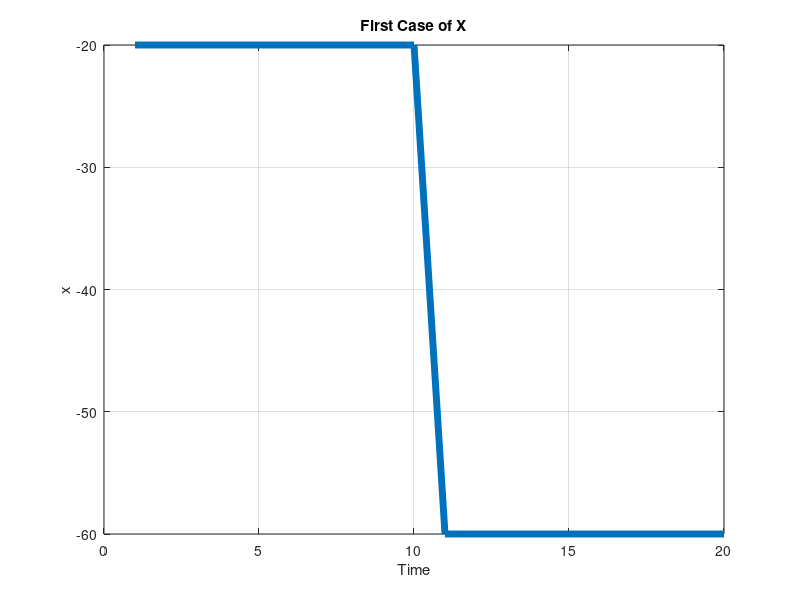

MATLAB code for this plot: (Note: this script raises an error after producing the figure.)
% Script Name : MATLABShortQuestions.m
% Created on : 14/02/2023
% Author : Mary Dickinson
% Purpose : Short questions for...
% Matrix properties
% Creating functions for neuron firing

clear all
close all
clc

% Q1
% Making 3x3 matrix A...
A = [-1 -2 1; -3 -1 7; 6.5 -8 2];

% Making matrix B...
B = [-1 2 4];

% Calculating C = A*(B*^T)...
T = randn(1); % Random number for T as not given 

C = A.*(B.^(T));

% Calculating X = A^-1...
X = A^-1; 

% Showing X is inverse of A using inv() function to inverse matrix...
invA = inv(A); 

disp(invA); % Displaying inverse of A elements
disp(X);    % Displaying X elements
% Both matrices and their corresponding elements are the same.

% Q2 

clear all
close all

% Creating 9x5 matrix Z of random numbers...
 Z = randn(9,5);

% Loop to identify numbers greater than or equal to -0.1...
N = 9*5; % Define the length of Z = 45 

for i = 1:45              % Creating loop for length of Z
    if Z(i) <= -0.1       % If element is less than or equal to -0.1  
       Z(i) = exp(Z(i));  % Replace element with exponential of the number
       disp(Z(i));        % Display the new element 
    else  
       disp(Z(i))         % If not, display old element 
       disp("Element of matrix Z is > -0.1."); 
    end                   % End if function
end                       % End loop

disp(Z) % Displaying new Z matrix 

% Q3 

clear all
close all 

% Defining stable variables across both cases...
alpha = -4; 
theta = -40;

% i) Creating matrix for the first case of x...
x1 = [ones(1, 10)*-20 ones(1, 10)*-60]; % -20 for 10 elements followed by -60 for 10 elements

% Plotting x1 to time...
t1 = 1:length(x1); % 20 time points in first case

figure
plot(t1, x1, "LineWidth", 5) % Creating line graph for first case of x against time 
grid on                     % Adding grid
title("First Case of X")    % Adding title 
xlabel("Time")              % Labelling x axis
ylabel("x")                 % Labelling y axis 

% Calculating probability of firing, S(x), for first case of x...
% s1 = 1./(1 + exp(1).^(-alpha.*(x1 - theta)))
s1 = my_sigmoid_function(x1, alpha, theta); % Using my sigmoid function (at end of script) to calculate probability of firing for x1

figure
plot(x1, s1, "LineWidth", 5)                  % Plotting sigmoid function for probability of firing against first case of x values
grid on                                       % Adding grid
title("Probability of Firing for Cases of x") % Adding title 
xlabel("x")                                   % Labelling x axis 
ylabel("Probability of Firing, S(x)")         % Labelling y axis 

% ii) Creating matrix for second case of x...
t2 = 1:200;                     % 200 time points in second case 
t2a = 1:100;                    % first 100 time points in second case 
t2b = 101:200;                  % last 100 time points in second case 
x2 = [20.*sin(t2a) 40.*sin(t2b)]; % 20sin( for 100 elements followed by 40sin(1) for 100 elements

% Plotting x2 to time..
figure
plot(t2, x2, "LineWidth", 5) % Creating line graph for second case of x against time 
grid on                     % Adding grid
title("Second Case of X")   % Adding title 
xlabel("Time")              % Labelling x axis
ylabel("x")                 % Labelling y axis 

% Calculating probability of firing, S(x), for second case of x...
% s2 = 1./(1 + exp(1).^(-alpha.*(x2 - theta)))
s2 = my_sigmoid_function(x2, alpha, theta); % Using my sigmoid function to calculate probability of firing for x2

figure
plot(x2, s2, "LineWidth", 5)                  % Plotting sigmoid function for probability of firing against first case of x values
grid on                                       % Adding grid
title("Probability of Firing for Cases of x") % Adding title 
xlabel("x")                                   % Labelling x axis 
ylabel("Probability of Firing, S(x)")         % Labelling y axis 

% My sigmoid function...
function s = my_sigmoid_function(x, alpha, theta)

s = 1./(1 + exp(1).^(-alpha.*(x - theta)));

return
end





